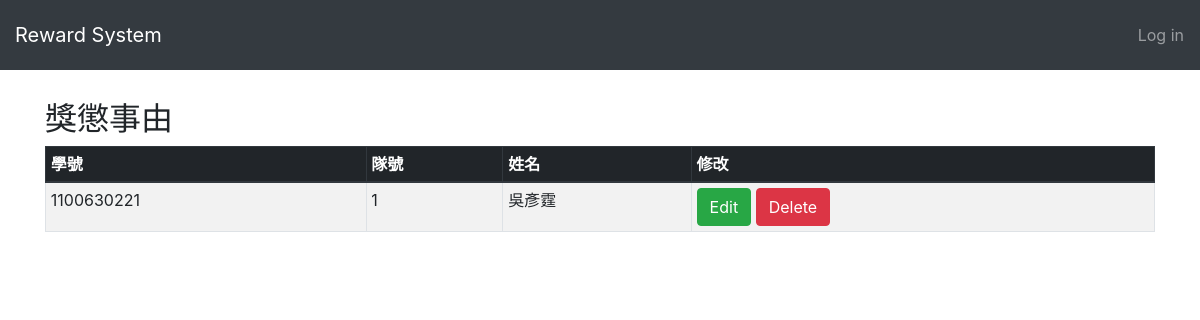
Page /situation/studentview/ on the earlier database version.
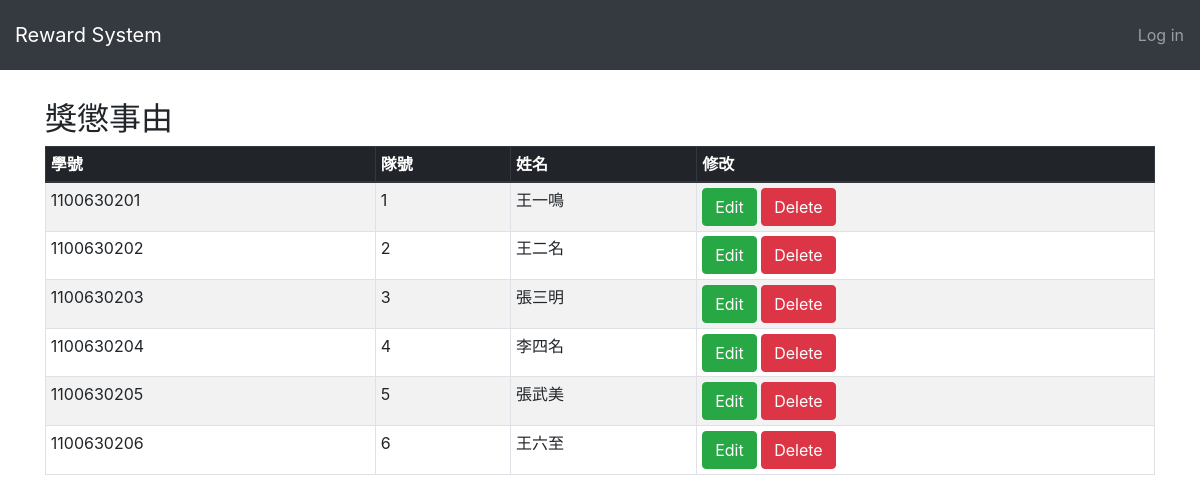
Same page on the later database version.
### status/models.py (models this page shows, shortened)
class Student(models.Model):
    student_id =  models.PositiveIntegerField(unique=True)
    number = models.PositiveIntegerField()
    name = models.CharField(max_length=20)
    manager = models.ForeignKey(User,on_delete=models.CASCADE)

### status/views.py (the view)
# urls.py: path('studentview/',status.views.studentview, name='studentview'),
def studentview(request):
    student = Student.objects.order_by('number')
    return render(request,'status/studentview.html',{'student':student})

### status/templates/status/studentview.html (shortened to what this page needs)
<!DOCTYPE html>
<html lang="en">
<head>
    {% load static %}
    <link rel="stylesheet" href="{% static "css/bootstrap.min.css" %}" />
</head>
<body>
    <nav class="navbar navbar-dark fixed-top bg-dark flex-md-nowrap p-0 shadow" style="height: 70px">
        <a class="navbar-brand col-sm-3 col-md-2 mr-0" href="{% url 'managerhome' %}">Reward System</a>
        <ul class="navbar-nav px-3">
            <li class="nav-item text-nowrap">
            {% if user.is_authenticated %}
                <a class="nav-link" href="javascript:{document.getElementById('logout').submit()}">Log out</a>
                <form id='logout' method='POST' action="{% url 'logout' %}">
            {% csrf_token %}
                <input type='hidden'/>
                <form/>
            {% else %}
                <a class="nav-link" href="{% url 'login' %}">Log in</a>
            {% endif %}
            </li>
        </ul>
    </nav>
    <div class="container" >
    <h2>獎懲事由</h2>
    <table class="table table-striped table-bordered table-sm">
    <thead class="thead-dark">
        <tr>
            <th>學號</th>
            <th>隊號</th>
            <th>姓名</th>
            <th>修改</th>
        </tr>
    </thead>
{% for student in student.all %}
    <tr>
        <td>{{ student.student_id }}</td>
        <td>{{ student.number }}</td>
        <td>{{ student.name }}</td>
        <td>
            <a href="/edit/{{ student.id }}"><span class="btn btn-success"> Edit </span></a>
            <a href="/deletestudent/{{ student.id }}" class="btn btn-danger" onclick="return confirm_delete()">Delete</a>
        </td>
    </tr>
{% endfor %}
    </table>
</div>
</body>
</html>

Differences in the rows shown:
removed Student: student_id "1100630221", number "1", name "吳彥霆"
added Student: student_id "1100630201", number "1", name "王一鳴"
added Student: student_id "1100630202", number "2", name "王二名"
added Student: student_id "1100630203", number "3", name "張三明"
added Student: student_id "1100630204", number "4", name "李四名"
added Student: student_id "1100630205", number "5", name "張武美"
added Student: student_id "1100630206", number "6", name "王六至"
